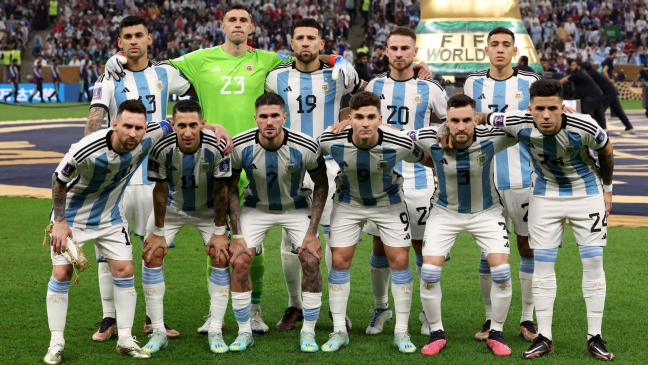
#> input picture ReconocimientoFacial/campeones del mundo.png, 1296 x 729 px, given in place of the camera (shown at 1/2 size)
$ python CapturandoRostros.py
#> lines starting #> are read from the running program, lines starting #| are printed output that depends on the picture
import cv2
import os
import imutils

personName = 'Franco'
dataPath = 'ReconocimientoFacial/Data'
personPath = dataPath + '/' + personName

if not os.path.exists(personPath):
	print('Carpeta creada: ',personPath)
	os.makedirs(personPath)

#cap =cv2.VideoCapture('ReconocimientoFacial/Patricio.mp4')
cap = cv2.VideoCapture(0,cv2.CAP_DSHOW)

faceClassif= cv2.CascadeClassifier(cv2.data.haarcascades+'haarcascade_frontalface_default.xml')
count=1900

while True:

    ret, frame =cap.read()
#> frame is the input picture: shape (729, 1296, 3); mean B, G, R 96.3, 119.1, 113.6
    if ret == False:break
    frame = imutils.resize(frame, width=640)
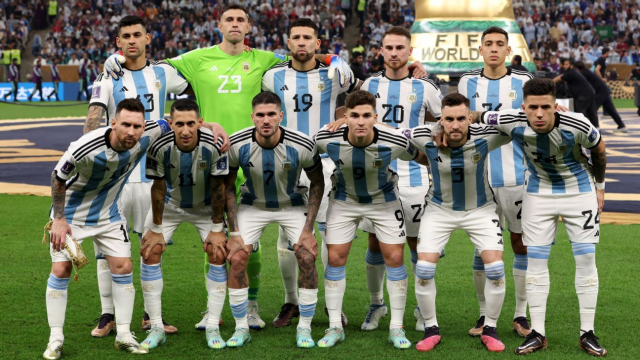
#> frame: shape (360, 640, 3); mean B, G, R 96.3, 119.1, 113.6
    gray = cv2.cvtColor(frame,cv2.COLOR_BGR2GRAY)
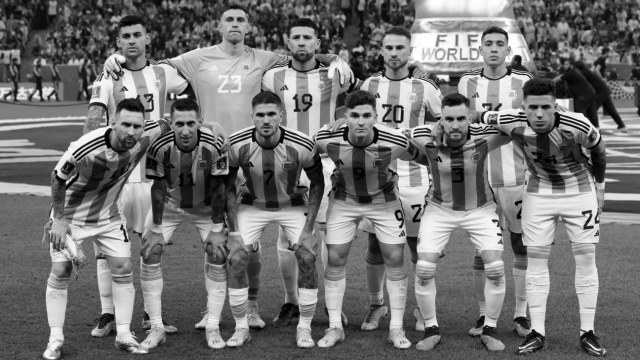
#> gray: shape (360, 640); min 0, max 255, mean 114.9
    auxFrame = frame.copy()


    faces= faceClassif.detectMultiScale(gray,1.3,5)
#> faces = ()

    for (x,y,w,h) in faces:
          cv2.rectangle(frame, (x,y), (x+w,y+h), (0,255,0),2)
          rostro = auxFrame[y:y+h,x:x+w]
          rostro = cv2.resize(rostro,(150,150), interpolation=cv2.INTER_CUBIC)
          cv2.imwrite(personPath + '/rostro_{}.jpg'.format(count), rostro)
          count = count +1
#> this loop made 0 passes
#> after the loop, count = 1900

    cv2.imshow('frame', frame)

    k = cv2.waitKey(1)
#> (key Esc is pressed here)
    if k == 27 or count >=2000:
          break

print('Imagenes capturadas')

cap.release()
cv2.destroyAllWindows()
